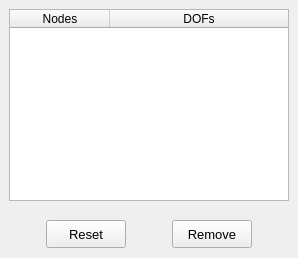
        <widget class="QWidget" name="tab_remove">
         <attribute name="title">
          <string>Remove</string>
         </attribute>
         <layout class="QGridLayout" name="gridLayout_12">
          <property name="leftMargin">
           <number>0</number>
          </property>
          <property name="topMargin">
           <number>0</number>
          </property>
          <property name="rightMargin">
           <number>0</number>
          </property>
          <property name="bottomMargin">
           <number>0</number>
          </property>
          <property name="spacing">
           <number>0</number>
          </property>
          <item row="0" column="0">
           <widget class="QFrame" name="frame_5">
            <property name="frameShape">
             <enum>QFrame::Shape::NoFrame</enum>
            </property>
            <property name="frameShadow">
             <enum>QFrame::Shadow::Raised</enum>
            </property>
            <layout class="QGridLayout" name="gridLayout_11">
             <item row="0" column="0">
              <widget class="QTreeWidget" name="treeWidget_nodal_info">
               <property name="minimumSize">
                <size>
                 <width>280</width>
                 <height>180</height>
                </size>
               </property>
               <property name="maximumSize">
                <size>
                 <width>280</width>
                 <height>200</height>
                </size>
               </property>
               <property name="font">
                <font>
                 <family>MS Shell Dlg 2</family>
                 <pointsize>9</pointsize>
                </font>
               </property>
               <property name="indentation">
                <number>1</number>
               </property>
               <property name="headerHidden">
                <bool>false</bool>
               </property>
               <attribute name="headerHighlightSections">
                <bool>false</bool>
               </attribute>
               <attribute name="headerShowSortIndicator" stdset="0">
                <bool>false</bool>
               </attribute>
               <attribute name="headerStretchLastSection">
                <bool>true</bool>
               </attribute>
               <column>
                <property name="text">
                 <string>Nodes</string>
                </property>
                <property name="font">
                 <font>
                  <family>MS Shell Dlg 2</family>
                  <pointsize>9</pointsize>
                 </font>
                </property>
                <property name="textAlignment">
                 <set>AlignCenter</set>
                </property>
               </column>
               <column>
                <property name="text">
                 <string>DOFs</string>
                </property>
                <property name="font">
                 <font>
                  <family>MS Shell Dlg 2</family>
                  <pointsize>9</pointsize>
                 </font>
                </property>
                <property name="textAlignment">
                 <set>AlignCenter</set>
                </property>
               </column>
              </widget>
             </item>
            </layout>
           </widget>
          </item>
          <item row="1" column="0">
           <widget class="QFrame" name="frame_4">
            <property name="minimumSize">
             <size>
              <width>0</width>
              <height>48</height>
             </size>
            </property>
            <property name="maximumSize">
             <size>
              <width>16777215</width>
              <height>48</height>
             </size>
            </property>
            <property name="frameShape">
             <enum>QFrame::Shape::NoFrame</enum>
            </property>
            <property name="frameShadow">
             <enum>QFrame::Shadow::Raised</enum>
            </property>
            <layout class="QGridLayout" name="gridLayout_10">
             <property name="leftMargin">
              <number>4</number>
             </property>
             <property name="topMargin">
              <number>4</number>
             </property>
             <property name="rightMargin">
              <number>4</number>
             </property>
             <property name="bottomMargin">
              <number>4</number>
             </property>
             <property name="spacing">
              <number>4</number>
             </property>
             <item row="0" column="0">
              <widget class="QPushButton" name="pushButton_reset">
               <property name="minimumSize">
                <size>
                 <width>80</width>
                 <height>28</height>
                </size>
               </property>
               <property name="maximumSize">
                <size>
                 <width>80</width>
                 <height>28</height>
                </size>
               </property>
               <property name="font">
                <font>
                 <family>MS Shell Dlg 2</family>
                 <pointsize>10</pointsize>
                 <italic>false</italic>
                 <bold>false</bold>
                </font>
               </property>
               <property name="styleSheet">
                <string notr="true"/>
               </property>
               <property name="text">
                <string>Reset</string>
               </property>
               <property name="autoDefault">
                <bool>false</bool>
               </property>
              </widget>
             </item>
             <item row="0" column="1">
              <widget class="QPushButton" name="pushButton_remove">
               <property name="enabled">
                <bool>true</bool>
               </property>
               <property name="minimumSize">
                <size>
                 <width>80</width>
                 <height>28</height>
                </size>
               </property>
               <property name="maximumSize">
                <size>
                 <width>80</width>
                 <height>28</height>
                </size>
               </property>
               <property name="font">
                <font>
                 <family>MS Shell Dlg 2</family>
                 <pointsize>10</pointsize>
                 <italic>false</italic>
                 <bold>false</bold>
                </font>
               </property>
               <property name="styleSheet">
                <string notr="true"/>
               </property>
               <property name="text">
                <string>Remove</string>
               </property>
               <property name="autoDefault">
                <bool>false</bool>
               </property>
               <property name="default">
                <bool>false</bool>
               </property>
               <property name="status" stdset="0">
                <string>danger</string>
               </property>
              </widget>
             </item>
            </layout>
           </widget>
          </item>
         </layout>
        </widget>
